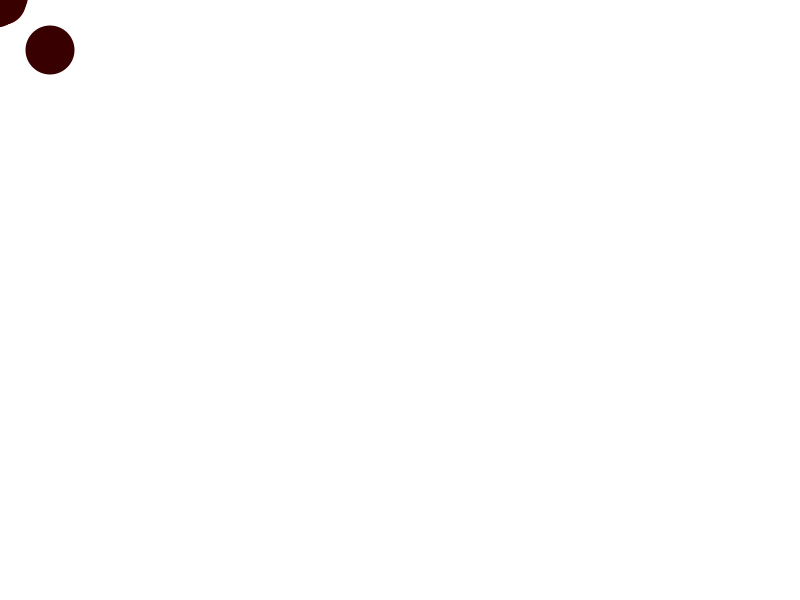
Frame 1 (no input)
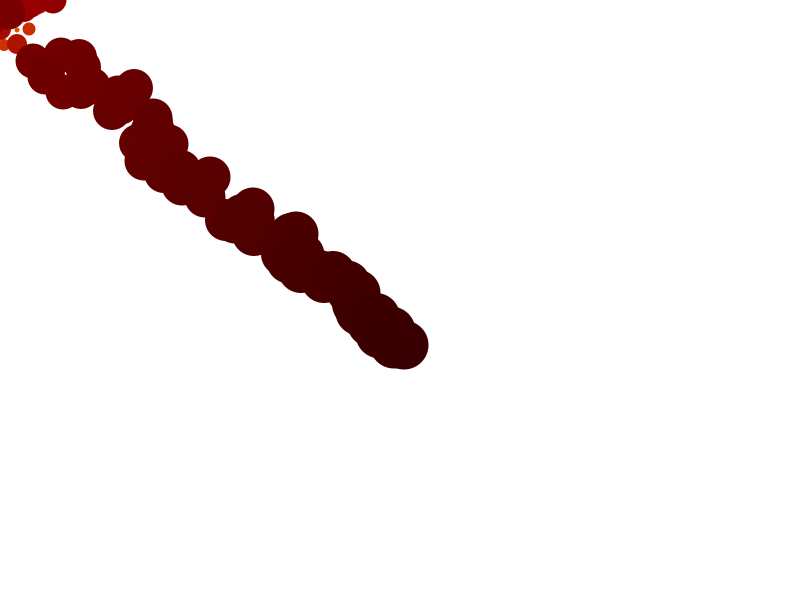
Frame 60 (the mouse pressed at the canvas centre just before this capture)
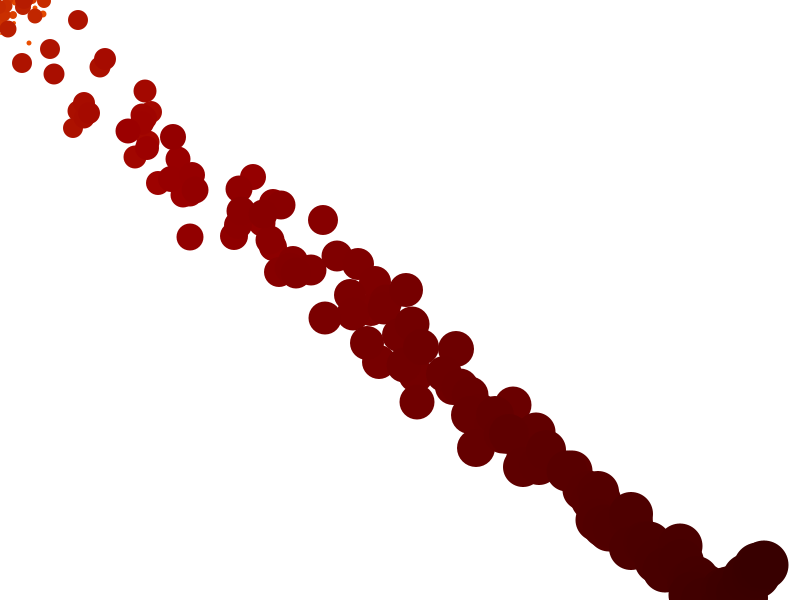
Frame 120 (the mouse held since frame 60 and released just before this capture)

The Processing sketch that drew these frames (run headless with seeded random() and noise(); from frame 60 on, the mouse is pressed at the canvas centre):

// Processing sketch: processing_54232
// ── processing_54232.pde

int[] xpos = new int[200];
int[] ypos = new int[200];
int x=width/2;
int y=height/2;
int xmove=6;
int ymove=5;
 
void setup(){
  size(800,600);
  smooth();
 
  for(int i = 0; i < 200; i++){
    xpos[i] = 0; 
    ypos[i] = 0; 
  }
  noCursor();
}
 
void draw(){
  background(255);
  for(int i = 0; i < 199; i++){
    xpos[i] = xpos[i+1]; 
    ypos[i] = ypos[i+1];
    ypos[i]-=(int)random(-5,5);
    xpos[i]-=(int)random(-5,5);
  }
 
  xpos[xpos.length-1] = x;
  ypos[ypos.length-1] = y;
  x=x+xmove;
  y=y+ymove;
  
  if (y>height||y<0){
    ymove*=-1;
  }
    if (x>width||x<0){
      xmove*=-1;
    }
 
  for(int i = 0; i < 200; i++){
    noStroke();
    fill(255-i,100-i,0);
    ellipse(xpos[i], ypos[i], i/4, i/4);
  }
}
